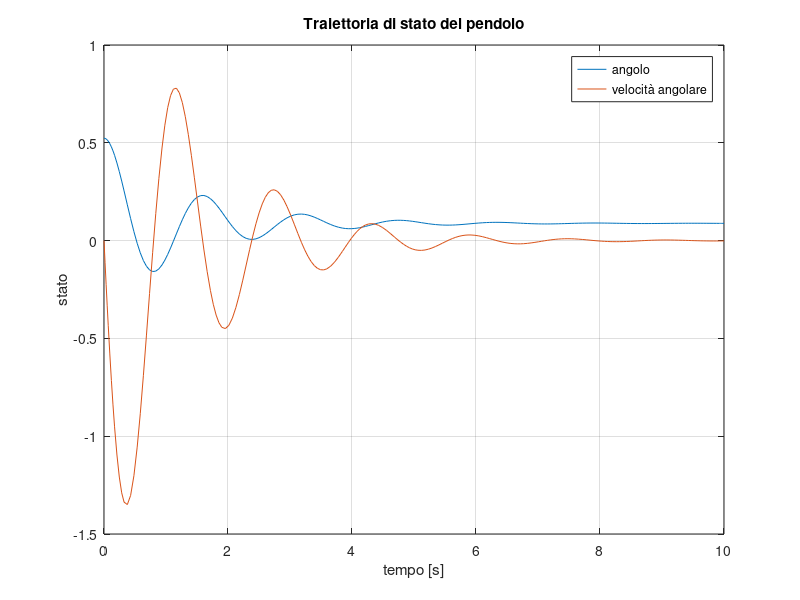

Write the MATLAB code that produced this figure.
close all; clear all; clc

g = 9.81;
l = 0.6;
b = 0.25;
M = 0.5;

u = @(t) 2;

f_tilde = @(t, x) [x(2);
    -(g/l)*sin(x(1)) - (b/(M*l^2))*x(2) + (1/M*l^2) * u(t)];

int = [0 10];

x0 = [deg2rad(30); 0];

[time, traj] = ode45(f_tilde, int, x0);

figure
plot(time, traj);
title('Traiettoria di stato del pendolo')
xlim(int)
xlabel('tempo [s]')
ylabel('stato')
legend('angolo', 'velocità angolare')
grid on; zoom on; box on;